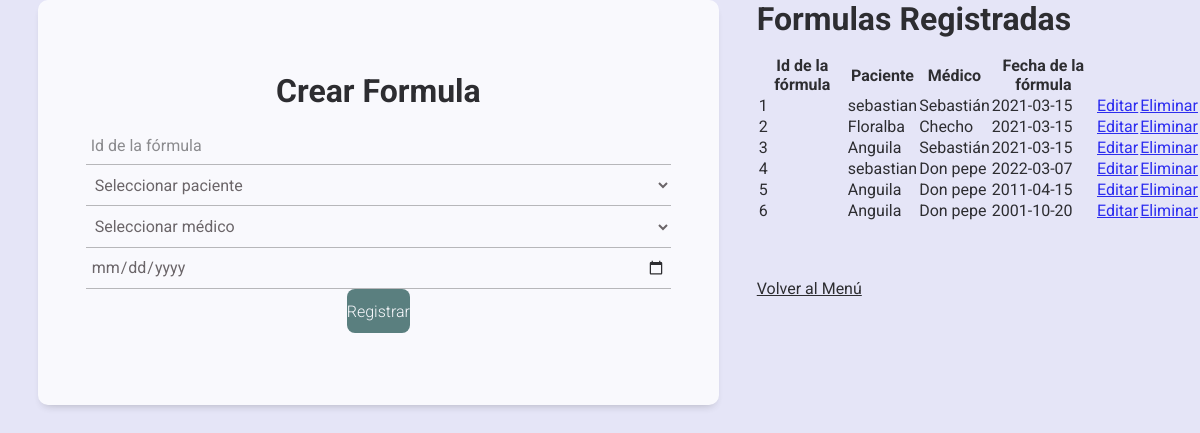
Page /formulas/registro_formulas.php on the committed database.
### tables this page shows
CREATE TABLE `formulas` (
  `id` int(11) NOT NULL,
  `pacienteId` int(11) DEFAULT NULL,
  `medicoId` int(11) DEFAULT NULL,
  `fechaFormula` date NOT NULL
);

### formulas/registro_formulas.php (the view, shortened to what this page needs)
<?php
$con = connection();
$sql = "SELECT * FROM formulas";
$query = mysqli_query($con, $sql);
$pacienteSql = "SELECT id, nombre FROM pacientes";
$pacienteQuery = mysqli_query($con, $pacienteSql);
$pacientes = array();
while ($row = mysqli_fetch_assoc($pacienteQuery)) {
    $pacientes[$row['id']] = $row['nombre'];
}
$medicoSql = "SELECT id, nombre FROM medicos";
$medicoQuery = mysqli_query($con, $medicoSql);
$medicos = array();
while ($row = mysqli_fetch_assoc($medicoQuery)) {
    $medicos[$row['id']] = $row['nombre'];
}
?>
<!DOCTYPE html>
<html lang="en">
<head>
    <link rel="stylesheet" href="../css/estilos.css">
</head>
<body>
    <div class="form_group">
        <form action="" method="POST" class="form">
            <h1 class="form_title">Crear Formula</h1>
            <input class="form_input" type="number" name="id" placeholder="Id de la fórmula" required>
            <select class="form_input" name="pacienteID" required>
                <option value="" disabled selected>Seleccionar paciente</option>
            </select>
            <select class="form_input" name="medicoID" required>
                <option value="" disabled selected>Seleccionar médico</option>
            </select>
            <input class="form_input" type="date" name="fechaFormula" placeholder="Fecha de la fórmula" required>
            <input class="form_submit" type="submit" value="Registrar">
        </form>
    </div>
    <div>
        <h2 class="form_title">Formulas Registradas</h2>
        <table class="form_group">
            <thead>
                <tr>
                    <th>Id de la fórmula</th>
                    <th>Paciente</th>
                    <th>Médico</th>
                    <th>Fecha de la fórmula</th>
                </tr>
            </thead>
            <tbody>
                <?php
                while ($row = mysqli_fetch_array($query)):
                    $pacienteId = $row['pacienteId'];
                    $medicoId = $row['medicoId'];
                    ?>
                    <tr>
                        <td>
                            <?= $row['id'] ?>
                        </td>
                        <td>
                            <?= isset($pacientes[$pacienteId]) ? $pacientes[$pacienteId] : 'Desconocido' ?>
                        </td>
                        <td>
                            <?= isset($medicos[$medicoId]) ? $medicos[$medicoId] : 'Desconocido' ?>
                        </td>
                        <td>
                            <?= $row['fechaFormula'] ?>
                        </td>
                        <td><a href="editar_formulas.php?id=<?= $row['id'] ?>">Editar</a></td>
                        <td><a href="eliminar_formulas.php?id=<?= $row['id'] ?>"
                                onclick="return confirm('¿Estás seguro de que quieres eliminar esta fórmula?')">Eliminar</a>
                        </td>
                    </tr>
                    <?php
                endwhile;
                ?>
            </tbody>
        </table>
        <br><br><br>
        <a href="../menu.php" class="form_link">Volver al Menú</a>
    </div>
</body>
</html>

### css/estilos.css (style rules this page uses)
* { margin:0; padding:0; box-sizing:border-box; }
body { font-family: 'Roboto', sans-serif; background-color: #e5e5f7; width:100%; opacity: 0.8; background-image: radial-gradient(#d17cf9 0.5px, transparent 0.5px), radial-gradient(#d17cf9 0.5px, #e5e5f7 0.5px); display:flex; min-height:100vh; }
.form { background-color:#FFF; margin:auto; width:90%; max-width:1000px; padding: 4.5em 3em; border-radius: 10px; box-shadow: 0 5px 10px -5px rgb(0 0 0/ 30%); text-align:center; }
.form_title { font-size:2rem; margin-bottom:.5em; }
.form_link { font-weight:400; color:#000; }
.form_group { position: relative; --color:#5757577e; }
.form_input { width: 100%; background: none; color: #706c6c; font-size: 1rem; padding: .6em .3em; border: none; outline: none; border-bottom: 1px solid var(--color); font-family: 'Roboto', sans-serif; }
.form_input:not(:placeholder-shown) { color:#4d4646; }
.form_submit { background-color:#386662; color:#fff; font-family: 'Roboto', sans-serif; font-weight:300; font-size: 1rem; padding: .8em 0; border:none; border-radius: .5em; cursor:pointer; }

### rows in the picture
formulas: id "1", pacienteId "sebastian", medicoId "Sebastián", fechaFormula "2021-03-15"
formulas: id "2", pacienteId "Floralba", medicoId "Checho", fechaFormula "2021-03-15"
formulas: id "3", pacienteId "Anguila", medicoId "Sebastián", fechaFormula "2021-03-15"
formulas: id "4", pacienteId "sebastian", medicoId "Don pepe", fechaFormula "2022-03-07"
formulas: id "5", pacienteId "Anguila", medicoId "Don pepe", fechaFormula "2011-04-15"
formulas: id "6", pacienteId "Anguila", medicoId "Don pepe", fechaFormula "2001-10-20"
